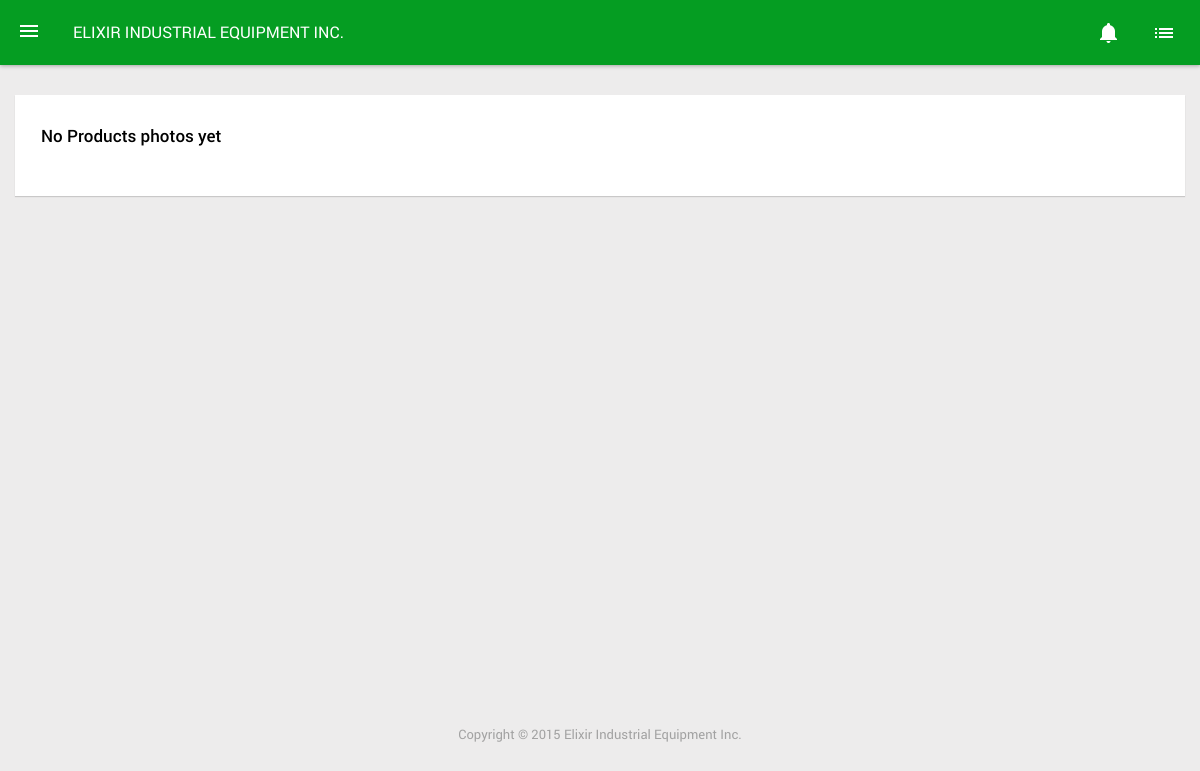
Before: / (signed in) with the older database file.
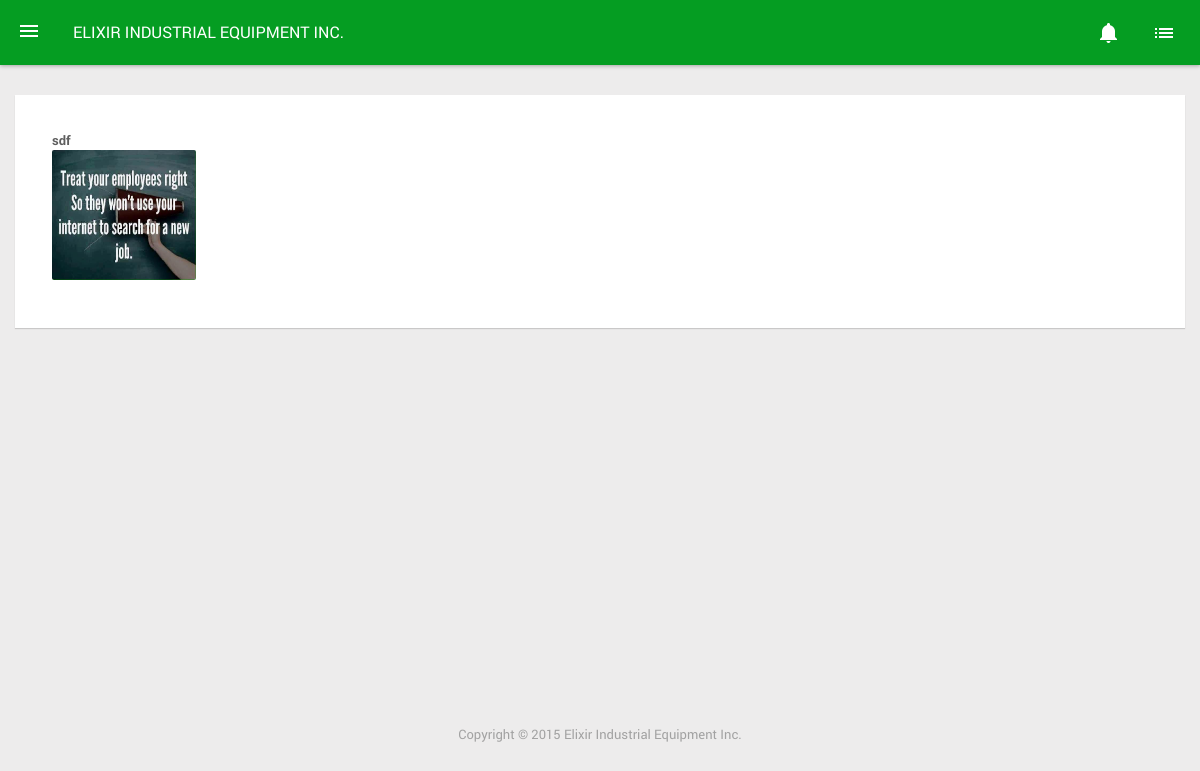
After: the same page with the newer database file.
### tables this page shows
CREATE TABLE IF NOT EXISTS `tbl_products` (
  `id` int(11) NOT NULL AUTO_INCREMENT,
  `code` varchar(50) NOT NULL,
  `name` varchar(50) NOT NULL,
  `category` int(50) NOT NULL,
  `item_unit` int(20) NOT NULL,
  `unit_price` decimal(12,2) NOT NULL,
  `selling_price` decimal(12,2) NOT NULL,
  `quantity` int(11) NOT NULL,
  `date` date NOT NULL,
  `image_url` text NOT NULL,
  PRIMARY KEY (`id`)
);

### library/DB.php (called while the page is built, shortened)
<?php
class DB extends DB_config{
	public $db;
	public $tables  = array();
	public $columnsValues = array();
	protected static $query='';
	protected static $where_query = '';
	public $result;
	public function __construct(){
		try{
			$this->dns = 'mysql:host='.$this->host.';dbname='.$this->dbname;
			$this->db = new PDO($this->dns,$this->username,$this->password);
			$this->pdo = $this->db;
			$this->db->setAttribute(PDO::ATTR_ERRMODE, PDO::ERRMODE_EXCEPTION);
			$tables= $this->db->query('SHOW TABLES');
			$this->tables = $tables->fetchAll(PDO::FETCH_COLUMN);
		}catch(PDOExceptions $e){
			throw new Exception("Error In Connecting to Database: ".$e->getMessage(), 1);
		}
	}
	public function select($tblname,$columns=array(),$where = array()){
		if($this->table_exists($tblname)){
			$strSelectquery ='';
			if($columns == null && $where == null){
				$strSelectquery = 'SELECT * FROM '.$tblname;
			}else if($where == null){
				$strSelectquery = 'SELECT '.implode(',',$columns).' FROM '.$tblname;
			}
			$this->query = $strSelectquery;
		}
		return $this;
	}
	public function table_exists($tblName){
		return in_array($tblName,$this->tables)? true: false;
	}
	public function where($col_withoperator,$value){
		if(isset($this->where_query) && !empty($this->where_query)){
			$this->where_query .=' AND '.$col_withoperator.' ? ';
		}else if(!isset($this->where_query) && empty($this->where_query)){
			$this->where_query ='WHERE '.$col_withoperator.' ? ';
		}
		array_push($this->columnsValues, $value);
		return $this;
	}
	public function ja_execute(){
		try{
			if(isset($this->where_query)  && !empty($this->where_query)){
				$this->query .=" ".$this->where_query;
			}
			if(preg_match('/^SELECT/i',$this->query)){
				$this->statement = $this->db->prepare($this->query);
				$this->result = $this->statement->execute($this->columnsValues);
				if($this->result){
					$this->result = $this->statement->fetchAll();
				}
			}else{
				$this->statement = $this->db->prepare($this->query);
				$this->result =	$this->statement->execute($this->columnsValues);
				$this->lastInsertId = $this->db->lastInsertId();
			}
		}catch(PDOExceptions $e){
			throw new Exception("Error In Connecting to Database: ".$e->getMessage(), 1);
		}
		return $this->result;
	}
	private function resetAttributes(){
		if(isset($this->where_query) && !empty(trim($this->where_query))){
			$this->where_query='';
		}
		if(isset($this->query) && !empty(trim($this->query))){
			$this->query ='';
		}
		if(isset($this->columnsValues) && !empty($this->columnsValues)){
			$this->columnsValues = array();
		}
	}
}

### library/Model.php (called while the page is built, shortened)
<?php
class Model{
	function __construct(){
		$this->db = new DB();
	}
}

### library/Router.php (called while the page is built, shortened)
<?php
class Router extends Routes{
    protected $_controller,
              $_action,
              $_params,
              $_route;
    public function __construct($_route){
        $this->_route = $_route;
        $this->_controller = 'Controller';
        $this->_action = 'index';
        $this->_params = array();
        $this->dispatch();
    }
	private function parseRoute(){
        if (isset($this->_route)){
            $path = $this->_route;
            $cai =  '/^([\w]+)\/([\w]+)\/([\d]+).*$/';
            $ci =   '/^([\w]+)\/([\d]+).*$/';
            $ca =   '/^([\w]+)\/([\w]+).*$/';
            $c =    '/^([\w]+).*$/';
            $i =    '/^([\d]+).*$/';
            $matches = array();
            if (empty($path)){
                if(isset($this->default_controller) && !empty($this->default_controller)){
                    $this->_controller  = $this->default_controller;
                }else{
                    $this->_controller = 'index';
                    $this->_action = 'index';
                }
            } else if (preg_match($cai, $path, $matches)){
                $this->_controller = ucfirst($matches[1]);
                $this->_action = $matches[2];
                $id = $matches[3];
                $this->style = 'cai';
            } else if (preg_match($ci, $path, $matches)){
                $this->_controller = ucfirst($matches[1]);
                $id = $matches[2];
                $this->style = 'ci';
            } else if (preg_match($ca, $path, $matches)){
                $this->_controller = ucfirst($matches[1]);
                $this->_action = $matches[2];
                $this->style = 'ca';
            } else if (preg_match($c, $path, $matches)){
            	$this->_controller = ucfirst($matches[1]);
                $this->_action = 'index';
                $this->style = 'c';
            } else if (preg_match($i, $path, $matches)){
                $id = $matches[1];
                $this->style = 'i';
            }
        }
        $method = $_SERVER["REQUEST_METHOD"];
        switch($method){
            case "GET":
                $this->_params = array_merge($this->_params, $_GET);
            break;
        }
	}
    public function dispatch() {
        $controllerName = $this->_controller;
        $model = $this->_controller.'Model';
        $model = class_exists($model) ? $model : 'Model';
        $this->_controller .= 'Controller';
        $this->_controller = class_exists($this->_controller) ? $this->_controller : 'Controller';
        $dispatch = new $this->_controller($model, $controllerName, $this->_action);
        $hasActionFunction = method_exists($this->_controller, $this->_action);
		$m = $hasActionFunction ? $this->_action : 'show_404';
        $params_new = array();
        $params_old = $this->_params;
        $params_new = array_merge($params_new, $params_old);
        call_user_func_array(array($dispatch, $m), $params_new);
    }
}

### public/index.php (called while the page is built, shortened)
<?php
require_once(LIB_PATH.'Functions.php');
$_route = isset($_GET['_route']) ? preg_replace('/^_route=(.*)/','$1',$_SERVER['QUERY_STRING']) : '';
new Router($_route);

### application/model/product.php (called while the page is built, shortened)
<?php
class ProductModel extends Model{
	private $tblCategory = 'tbl_categories';
	private $tblItemUnit = 'tbl_itemunits';
	private $tblProducts = 'tbl_products';
	public function show_category($id = null){
		if($id != null){
			return $this->db->select($this->tblCategory)->where('id = ',$id)->ja_execute();
		}else{
			return $this->db->select($this->tblCategory)->ja_execute();
		}
	}
	public function show_item_unit($id = null){
		if($id != null){
			return $this->db->select($this->tblItemUnit)->where('id = ',$id)->ja_execute();
		}else{
			return $this->db->select($this->tblItemUnit)->ja_execute();
		}
	}
	public function show_product($id = null){
		if($id != null){
			return $this->db->select($this->tblProducts)->where('id = ',$id)->ja_execute();
		}else{
			return $this->db->select($this->tblProducts)->ja_execute();
		}
	}
	public function product_lowItems(){
		$db = $this->db->pdo->prepare('SELECT * FROM tbl_products where quantity < 10');
		$db->execute();
		return $db->fetchAll();
	}
}

### application/model/user.php (called while the page is built, shortened)
<?php
class UserModel extends Model{
	public $tblUser = 'tbl_user';
	public function show_current_users_info($id){
		return array_shift($this->db->select($this->tblUser)->where(" id = ",$id)->ja_execute());
	}
}

### application/model/client.php (called while the page is built, shortened)
<?php
class ClientModel extends Model{
	public $tblClient = 'tbl_clients';
	public function show_client(){
		return $this->db->select($this->tblClient)->ja_execute();
	}
}

### library/Functions.php (called while the page is built, shortened)
<?php
if(! function_exists('home_url')){
	function home_url(){
		if($_SERVER['SERVER_NAME'] == 'localhost'){
			$homeFolder = pathinfo(dirname(dirname(__FILE__)));
			return sprintf(
			    "%s://%s/%s",
			    isset($_SERVER['HTTPS']) && $_SERVER['HTTPS'] != 'off' ? 'https' : 'http',
			    $_SERVER['SERVER_NAME'],
			    $homeFolder['filename']
			  );
		}else{
			return sprintf(
		    "%s://%s",
		    isset($_SERVER['HTTPS']) && $_SERVER['HTTPS'] != 'off' ? 'https' : 'http',
		    $_SERVER['SERVER_NAME']
		  );
		}
	}
}

### application/view/photos.php (the view)
<section id="content">
    <div class="container">
        <div class="row">
           <div class="card">
            <div class="card-body card-padding">
                <div class="lightbox photos">
                    <?php
                        if(count($products)<= 0){
                            echo '<h4>No Products photos yet<h4>';
                        }else{
                            foreach ($products as $product) {
                            ?>
                            <div  data-src="<?php echo 'img/products/'.$product['image_url'];?>" class="col-md-2 col-sm-4 col-xs-6">
                                 <div class="lightbox-item p-item products-photos">
                                      <span><?php echo $product['name'];?></span>
                                     <img src="<?php echo 'img/products/'.$product['image_url'];?>" alt="" />
                                 </div>
                             </div>
                            <?php
                            }
                        }
                    ?>
                </div>
               <div class="clearfix"></div>
            </div>
            <br>
        </div>
        </div>
    </div>
</section>

### application/controller/home.php (shortened to what this page needs)
<?php
class HomeController extends Controller{
	public function index(){
		if(isset($_SESSION['user_id']) && !empty($_SESSION['user_id'])){
			$data['title'] = 'Elixir Industrial Equipment Inc. Cebu-Branch';
			$data['companyName'] = 'Elixir Industrial Equipment Inc.';
			$product = $this->load_model('product');
			$data['category'] = $product->show_category();
			$data['itemUnit'] = $product->show_item_unit();
			$data['products'] = $product->show_product();
			$user = $this->load_model('user');
			$data['current_user'] = $user->show_current_users_info($_SESSION['user_id']);
			$notification = $this->load_model('product');
			$data['notification'] = $notification->product_lowItems();
			$client = $this->load_model('client');
			$data['clients'] = $client->show_client();
			if($data['current_user']['user_type'] == 3){
				$service = $this->load_model('service');
				$data['services'] = $service->get_service_byId($_SESSION['user_id']);
				$this->load_template('home',$data,'service');
			}else if($data['current_user']['user_type'] != 3){
				$this->load_template('home',$data,'photos');
			}
		}else{
			$data['title'] = 'Elixir Industrial Equipment Inc. Cebu-Branch';
			$this->load_view('login',$data);
		}
	}
}

### library/Controller.php (shortened to what this page needs)
<?php
class Controller{
	public function load_template($template_name,$data= array(),$viewname=''){
		$template_header = VIEWS_PATH.$template_name.'_template'.DS.'header.php';
		$template_footer = VIEWS_PATH.$template_name.'_template'.DS.'footer.php';
		if(!empty($viewname)){
			if($template_name != $viewname){
				$template_view = VIEWS_PATH.$viewname.'.php';
			}else{
				$template_view = VIEWS_PATH.$template_name.'.php';
			}
		}else if(empty($viewname)){
			$template_view = VIEWS_PATH.$template_name.'.php';
		}
		if(!file_exists($template_header)){
			throw new Exception("header.php Could not be found in ".$template_header, 1);
		}else if(!file_exists($template_footer)){
			throw new Exception("footer.php Could not be found in ".$template_footer, 1);
		}else if(!file_exists($template_view)){
			throw new Exception("The main content view ".$viewname.".php for the template is missing in".$template_view, 1);
		}else{
			extract($data);
			require_once($template_header);
			require_once($template_view);
			require_once($template_footer);
		}
	}
	protected function load_model($model_name){
		$model_location = MODELS_PATH.$model_name.".php";
		if(file_exists($model_location)){
			return new $model();
		}else {
			throw new Exception('Model file '.$model_location.'Could not be found! ', 1);
		}
	}
}

### application/view/home_template/header.php (shortened to what this page needs)
<?php
    $usertype = $current_user['user_type'];
?>
<!DOCTYPE html>
    <head>
        <link href="<?php echo home_url(); ?>/public/vendors/bower_components/animate.css/animate.min.css" rel="stylesheet">
        <link href="<?php echo home_url(); ?>/public/vendors/bower_components/bootstrap-sweetalert/lib/sweet-alert.css" rel="stylesheet">
        <link href="<?php echo home_url(); ?>/public/vendors/bower_components/material-design-iconic-font/dist/css/material-design-iconic-font.min.css" rel="stylesheet">
        <link href="<?php echo home_url(); ?>/public/vendors/bower_components/bootstrap-select/dist/css/bootstrap-select.css" rel="stylesheet">
        <link href="<?php echo home_url(); ?>/public/vendors/bower_components/nouislider/distribute/jquery.nouislider.min.css" rel="stylesheet">
        <link href="<?php echo home_url(); ?>/public/vendors/bower_components/summernote/dist/summernote.css" rel="stylesheet">
        <link href="<?php echo home_url(); ?>/public/vendors/bower_components/eonasdan-bootstrap-datetimepicker/build/css/bootstrap-datetimepicker.min.css" rel="stylesheet">
        <link href="<?php echo home_url(); ?>/public/vendors/farbtastic/farbtastic.css" rel="stylesheet">
        <link href="<?php echo home_url(); ?>/public/vendors/chosen_v1.4.2/chosen.min.css" rel="stylesheet">
        <link href="<?php echo home_url(); ?>/public/vendors/bower_components/lightgallery/light-gallery/css/lightGallery.css" rel="stylesheet">
        <link href="<?php echo home_url(); ?>/public/css/app.min.1.css" rel="stylesheet">
        <link href="<?php echo home_url(); ?>/public/css/app.min.2.css" rel="stylesheet">
        <link href="<?php echo home_url(); ?>/public/css/style.css" rel="stylesheet">
    </head>
    <body>
        <header id="header" data-date-today="<?php echo date('Y-m-d'); ?>">
            <ul class="header-inner">
                <li id="menu-trigger" data-trigger="#sidebar">
                    <div class="line-wrap">
                        <div class="line top"></div>
                        <div class="line center"></div>
                        <div class="line bottom"></div>
                    </div>
                </li>
                <li class="logo hidden-xs">
                    <a href="<?php echo home_url();?>"><?php echo $companyName;?> </a>
                </li>
                <li class="pull-right">
                <ul class="top-menu">
                   <?php
                    if($usertype != 3 ){
                        ?>
                        <li class="dropdown">
                            <a data-toggle="dropdown" class="tm-notification" href="index.html">
                            </a>
                        </li>
                        <?php
                    }
                   ?>
                    <li class="dropdown">
                        <a data-toggle="dropdown" class="tm-task" href="#"></a>
                    </li>
                </li>
            </ul>
        </header>
        <section id="main">

### application/view/home_template/footer.php (shortened to what this page needs)
      </section>
      <footer id="footer">
          Copyright &copy; 2015 <?php echo $companyName; ?>
      </footer>
  </body>
</html>

### public/css/style.css (style rules this page uses)
#header ,#top-search-wrap { background: #059D22; }
.products-photos { padding: 3px; margin:5px; width:150px; height: 150px; }
.products-photos img { width:140px; height: 130px; }
.products-photos span { font-weight: bolder; }

Changed rows visible on the page:
added tbl_products: name "sdf", image_url (picture)
Other visible differences:
text no longer shown: "No Products photos yet"
